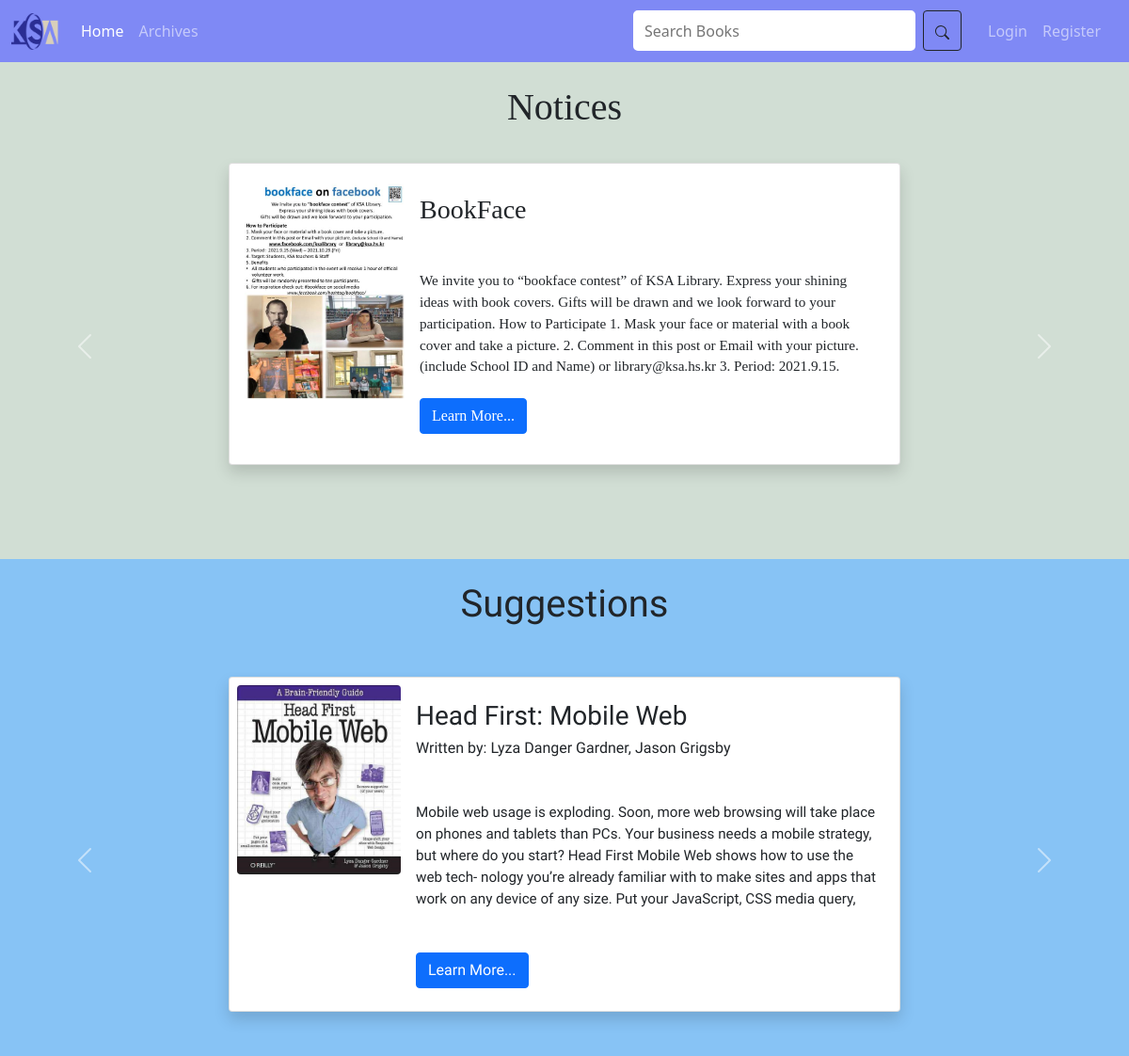
The page / on the database its author committed.
### Library/models.py (models this page shows, shortened)
class Notice(models.Model):
	image = models.ImageField(default="notice_default.png", upload_to='notice_pics')
	title = models.CharField(max_length=200)
	description = models.TextField()

class Recommendation(models.Model):
	book = models.OneToOneField(Book, related_name='recommendations', on_delete=models.CASCADE, unique=True)

class Book(models.Model):
	image = models.ImageField(default='default_book.jpg', upload_to='book_pics')
	title = models.CharField(max_length=200)
	authors = models.CharField(max_length=100)
	genre = models.CharField(max_length=100, default="novel")
	description = models.TextField()

### Library/views.py (the view)
# urls.py: path('', views.mainPage, name="library-main"),
def mainPage(request):
	recommendations = Recommendation.objects.all()
	content = {
		"title": "Welcome to KSA Library!",
		'recommendations': recommendations,
		'notices': Notice.objects.all(),
	}
	return render(request, 'Library/main.html', content)

### Library/templates/Library/main.html (shortened to what this page needs)
{% extends "Library/base.html" %}
{% block content %}
	<section class="notices pt-4">
		<h1 class="text-center">Notices</h1>
		<div id="carouselNotices" style="margin-top: 30px;" class="carousel slide" data-bs-ride="carousel">
			<div class="carousel-inner">
				{% for notice in notices %}
					{% if forloop.counter == 1 %}
						<div class="carousel-item active">
					{% else %}
						<div class="carousel-item">
					{%endif%}
						<div class="container card shadow p-3 bg-body rounded">
							<div class="row g-0">
								<div class="col-md-3">
									<img src="{{notice.image.url}}" class="img-fluid rounded  img-notices" alt="Notice {{notice.title}}">
								</div>
								<div class="col-md-9">
									<div class="card-body">
										<h3 class="card-title">{{notice.title}}</h3>
										<p class="card-text mb-4 mt-5">{{notice.description}}</p>
										<div class="btn btn-primary">
											<a href="{% url 'library-notice' notice_id=notice.id %}">Learn More...</a>
										</div>
									</div>
								</div>
							</div>
						</div>
					</div>
				{%endfor%}
				<button class="carousel-control-prev" type="button" data-bs-target="#carouselNotices" data-bs-slide="prev">
					<span class="carousel-control-prev-icon" aria-hidden="true"></span>
				</button>
				<button class="carousel-control-next" type="button" data-bs-target="#carouselNotices" data-bs-slide="next">
					<span class="carousel-control-next-icon" aria-hidden="true"></span>
				</button>
			</div>
		</div>
	</section>
	<section class="suggestions pt-4">
		<h1 class="text-center mb-5">Suggestions</h1>
		<div id="carouselSuggestions" style="margin-top: 30px;" class="carousel slide" data-bs-ride="carousel">
			<div class="carousel-inner">
				{% for recommendation in recommendations %}
					{% if forloop.counter > 1 %}
						<div class="carousel-item carousel-item-book">
					{% else %}
						<div class="carousel-item carousel-item-book active">
					{% endif %}
						<div class="container card shadow p-2 bg-body rounded">
							<div class="row g-0">
								<div class="col-md-3">
									<img src="{{ recommendation.book.image.url }}" class="img-fluid rounded img-recommendation" alt="...">
								</div>
								<div class="col-md-9">
									<div class="card-body">
										<h3 class="card-title">{{recommendation.book.title}}</h3>
										<h6 class="card-text card-flex-item">Written by: {{ recommendation.book.authors }}</h6>
										<p class="card-text mb-5 mt-5">{{recommendation.book.description}}</p>
										<div class="btn btn-primary">
											<a href="{% url 'library-book' book_id=recommendation.book.id %}">Learn More...</a>
										</div>
									</div>
								</div>
							</div>
						</div>
					</div>
				{%endfor%}
				<button class="carousel-control-prev" type="button" data-bs-target="#carouselSuggestions" data-bs-slide="prev">
					<span class="carousel-control-prev-icon" aria-hidden="true"></span>
				</button>
				<button class="carousel-control-next" type="button" data-bs-target="#carouselSuggestions" data-bs-slide="next">
					<span class="carousel-control-next-icon" aria-hidden="true"></span>
				</button>
			</div>
		</div>
	</section>
{% endblock content %}

### Library/static/Library/main.css (style rules this page uses)
* { padding: 0; margin: 0; }
body { display: flex; flex-direction: column; }
.notices { background-color: #d1ded4; font-family: 'Montagu Slab', serif; min-height: 20rem; }
.suggestions { background-color: #87c3f5; font-family: 'M PLUS 1', sans-serif; min-height: 20rem; }
.carousel-item { min-height: 20rem; }
.card { width: 60%; font-size: 95%; }
a { text-decoration: none; color: white; }
.row > .col-md-3 { text-align: center; }
p.card-text { max-height: 10rem; overflow: hidden; text-overflow: ellipsis; display: none; }
.img-notices { width: 85%; }
.img-recommendation { width: 70%; }
.carousel-inner { height: 28rem; }
@media (min-width: 468px) { .carousel-inner { height: 39rem } }
@media (min-width: 468px) { .notices { height: 40rem; } }
@media (min-width: 468px) { .suggestions { height: 45rem; } }
@media (min-width: 600px) { .carousel-inner { height: 42rem } }
@media (min-width: 600px) { .notices { height: 50rem; } }
@media (min-width: 600px) { .suggestions { height: 50rem; } }
@media (min-width: 770px) { .carousel-inner { height: 21.5rem } }
@media (min-width: 770px) { .notices { height: 30rem; } }
@media (min-width: 770px) { .suggestions { height: 30rem; } }
@media (min-width: 770px) { p.card-text { max-height: 5rem; text-overflow: ellipsis; overflow: hidden; display: block; } }
@media (min-width: 770px) { .img-notices { width: 100%; } }
@media (min-width: 770px) { .img-recommendation { width: 100%; } }
@media (min-width: 1000px) { .carousel-inner { height: 22rem } }
@media (min-width: 1000px) { .notices { height: 33rem; } }
@media (min-width: 1000px) { .suggestions { height: 33rem; } }
@media (min-width: 1000px) { p.card-text { max-height: 7rem; text-overflow: ellipsis; overflow: hidden; display: block; } }
@media (min-width: 1200px) { .carousel-inner { min-height: 25rem; padding: 5px; box-sizing: border-box; } }
@media (min-width: 1200px) { .notices { min-height: 25rem; } }
@media (min-width: 1200px) { .suggestions { min-height: 25rem; } }
@media (min-width: 1200px) { p.card-text { max-height: 7rem; text-overflow: ellipsis; overflow: hidden; display: block; } }

### rows shown on the page
Notice: image (picture), title "BookFace", description "We invite you to “bookface contest” of KSA Library. Express your shining ideas with book covers. Gifts will be drawn and we look forward to your participation. How to Participate 1. Mask your face or material with a book cover and take a picture. 2. Comment in this post or Email with your picture. (include School ID and Name) or library@ksa.hs.kr 3. Period:…"
Recommendation: book.image (picture), book "Head First: Mobile Web", book.authors "Lyza Danger Gardner, Jason Grigsby", book.description "Mobile web usage is exploding. Soon, more web browsing will take place on phones and tablets than PCs. Your business needs a mobile strategy, but where do you start? Head First Mobile Web shows how to use the web tech- nology you’re already familiar with to make sites and apps that work on any device of any size. Put your JavaScript, CSS media query,…"
